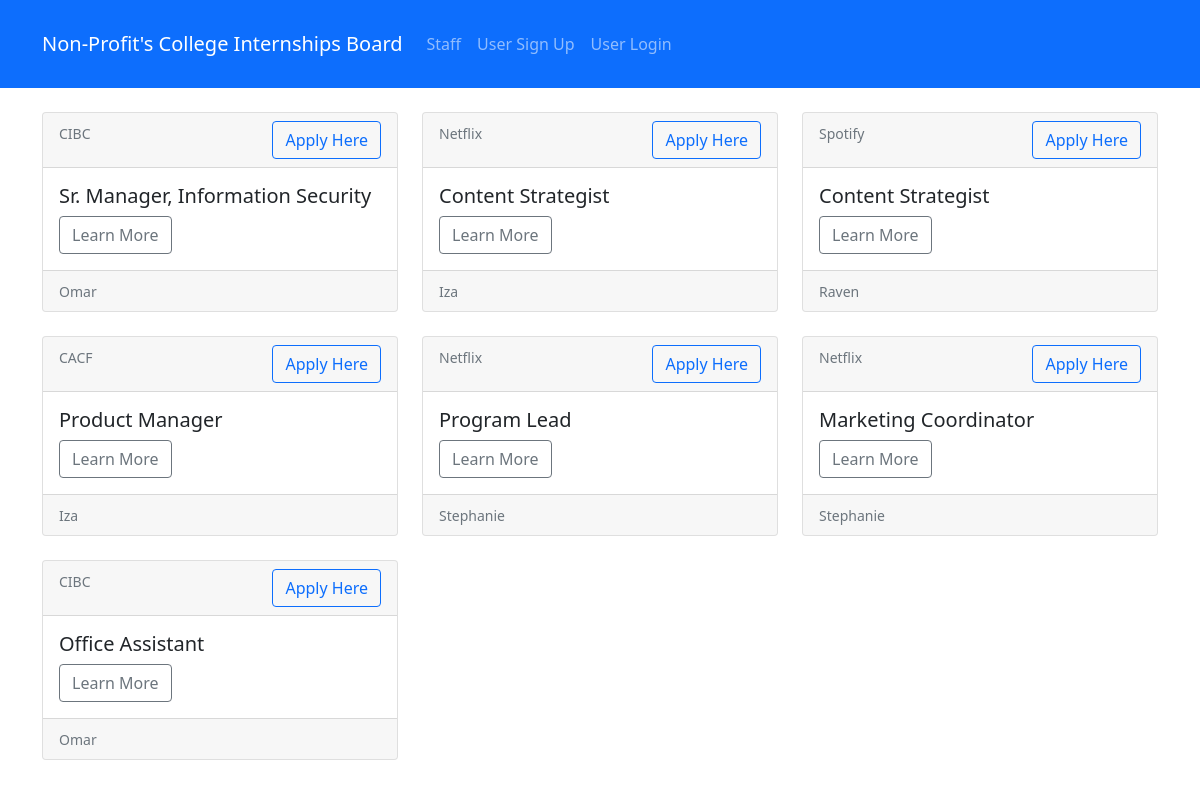
The app's page /, older data.
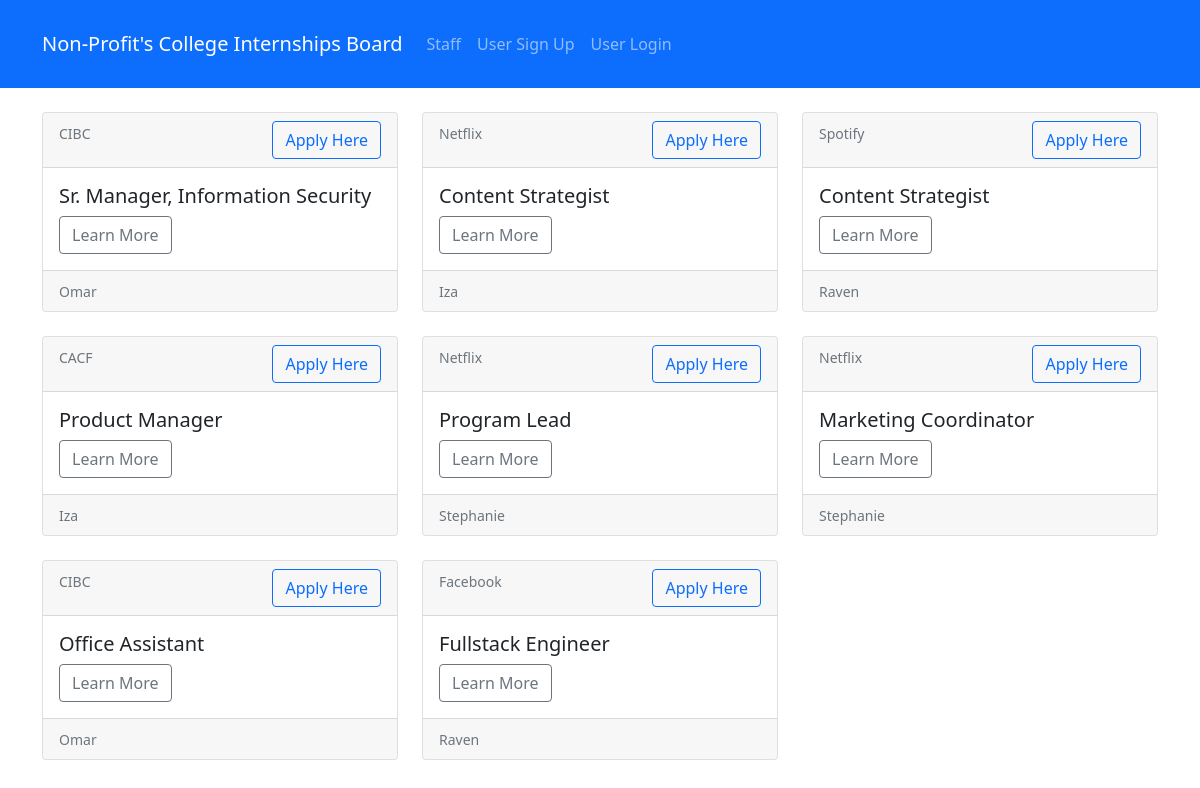
The same page, newer data.
### board/models.py (models this page shows, shortened)
class Internship(models.Model):
    position_title = models.CharField(max_length=200)
    date_posted = models.DateField(default=date.today)
    app_link= models.URLField()
    description = models.TextField(blank=True)
    staff = models.ForeignKey(Staff, null=True, on_delete= models.SET_NULL)
    company = models.ForeignKey(Company, null=True, on_delete= models.SET_NULL)

class Company(models.Model):
    name = models.CharField(max_length=200)
    org_partner = models.BooleanField()
    website = models.URLField()
    location = models.CharField(max_length=200, blank=True)
    def __str__(self):
        return self.name

class Staff(models.Model):
    name= models.CharField(max_length=150)
    position = models.CharField(max_length=200)
    email = models.EmailField()
    def __str__(self):
        return self.name

### board/views.py (the view)
# urls.py: path('', views.home, name='board-home'),
def home(request):
    context = {
        'internships': Internship.objects.all(),
        'staff' : Staff.objects.all(),
    }
    return render(request, 'board/home.html', context)

### board/templates/board/home.html
{% extends "board/base.html" %}
{% block content %}
    <div class="row row-cols-1 row-cols-md-3 g-4">
      {% for internship in internships %}
        <div class="col">
          <div class="card h-100">
            <div class="card-header">
              <small class="text-muted">{{ internship.company }}</small>
              <a href="{{ internship.app_link }}" class="btn btn-outline-primary float-end">Apply Here</a>
            </div>
            <div class="card-body">
              <h5 class="card-title">{{ internship.position_title }}</h5>
              <a href="{% url 'show-internship' internship.id %}" class="btn btn-outline-secondary ">Learn More</a>
            </div>
            <div class="card-footer">
              <small class="text-muted">{{ internship.staff }}</small>
            </div>
          </div>
        </div>
        {% endfor %}
    </div>
{% endblock content %}

### board/templates/board/base.html (shortened to what this page needs)
<!DOCTYPE html>
<html>
    <head>
        {% load static %}
        <link rel="stylesheet" href="{% static 'css/bootstrap.min.css' %}">
        <link rel="stylesheet" href="{% static 'css/bootstrap.css' %}">
    </head>
    <body>
        <nav class="navbar navbar-expand-md navbar-dark bg-primary py-4">
            <div class="container-lg">
                <a class="navbar-brand display-2" href="{% url 'board-home' %}">Non-Profit's College Internships Board</a>
                <div class="collapse navbar-collapse" id="navbarNav">
                    <ul class="navbar-nav">
                        <li class="nav-item">
                        <a class="nav-link" href="{% url 'board-staff' %}">Staff</a>
                        </li>
                        {% if user.is_authenticated %}
                            <li class="nav-item">
                            <a class="nav-link" href="{% url 'add-internship' %}">Add Internship</a>
                            </li>
                            <li class="nav-item">
                            <a class="nav-link" href="{% url 'add-company' %}">Add Company</a>
                            </li>
                            <li class="nav-item">
                                <a class="nav-link" href="{% url 'users-profile' %}">{{user.username}} Profile</a>
                            </li>
                            <li class="nav-item">
                                <a class="nav-link" href="{% url 'users-logout' %}">Logout</a>
                            </li>
                        {% else %}
                            <li class="nav-item">
                                <a class="nav-link" href="{% url 'users-register' %}">User Sign Up</a>
                            </li>
                            <li class="nav-item">
                                <a class="nav-link" href="{% url 'users-login' %}">User Login</a>
                            </li>
                            {% endif%}
                    </ul>
                </div>
            </div>
        </nav>
        <div class="container-md py-4">
        {% block content %}{% endblock content %}
        </div>
    </body>
</html>

Row changes from the older to the newer data that the page shows:
added Internship: company "Facebook", position_title "Fullstack Engineer", staff "Raven"
